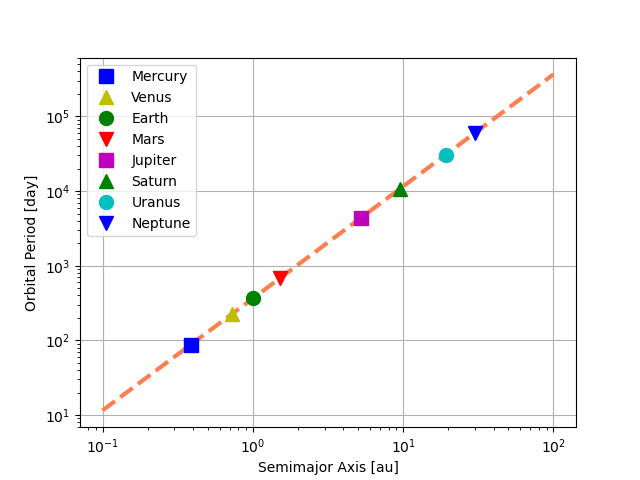

Python code for this plot:
#!/usr/pkg/bin/python3.9

#
# Time-stamp: <2023/03/02 14:01:50 (CST) daisuke>
#

# importing numpy module
import numpy

# importing matplotlib module
import matplotlib.backends.backend_agg
import matplotlib.figure

# semimajor axis and orbital period of planets
dic_planets = {
    'Mercury': {'a':  0.3871, 'P':    88.0, 'marker': 's', 'colour': 'b'},
    'Venus':   {'a':  0.7233, 'P':   224.7, 'marker': '^', 'colour': 'y'}, 
    'Earth':   {'a':  1.0000, 'P':   365.2, 'marker': 'o', 'colour': 'g'},
    'Mars':    {'a':  1.5237, 'P':   687.0, 'marker': 'v', 'colour': 'r'},
    'Jupiter': {'a':  5.2034, 'P':  4331.0, 'marker': 's', 'colour': 'm'},
    'Saturn':  {'a':  9.5371, 'P': 10747.0, 'marker': '^', 'colour': 'g'},
    'Uranus':  {'a': 19.1913, 'P': 30589.0, 'marker': 'o', 'colour': 'c'},
    'Neptune': {'a': 30.0690, 'P': 59800.0, 'marker': 'v', 'colour': 'b'},
}

# line to be plotted
line_x = numpy.linspace (0.1, 100.0, 10**3)
line_y = 365.256363004 * line_x**1.5

# output file name
file_output = 'advobs202302_s03_05_02.png'

# making a fig object
fig = matplotlib.figure.Figure ()

# making a canvas object
canvas = matplotlib.backends.backend_agg.FigureCanvasAgg (fig)

# making an axes object
ax = fig.add_subplot (111)

# making a plot using object-oriented interface
ax.plot (line_x, line_y, linestyle='--', linewidth=3, color='coral')
for planet in dic_planets.keys ():
    ax.plot (dic_planets[planet]['a'], dic_planets[planet]['P'], \
             linestyle='None', \
             marker=dic_planets[planet]['marker'], markersize=10, \
             color=dic_planets[planet]['colour'], label=planet)

# setting log-scale
ax.set_xscale ('log')
ax.set_yscale ('log')

# setting labels for x-axis and y-axis
ax.set_xlabel ('Semimajor Axis [au]')
ax.set_ylabel ('Orbital Period [day]')

# showing grid
ax.grid ()

# adding legend to the plot
ax.legend ()

# saving a plot as a file
fig.savefig (file_output)
